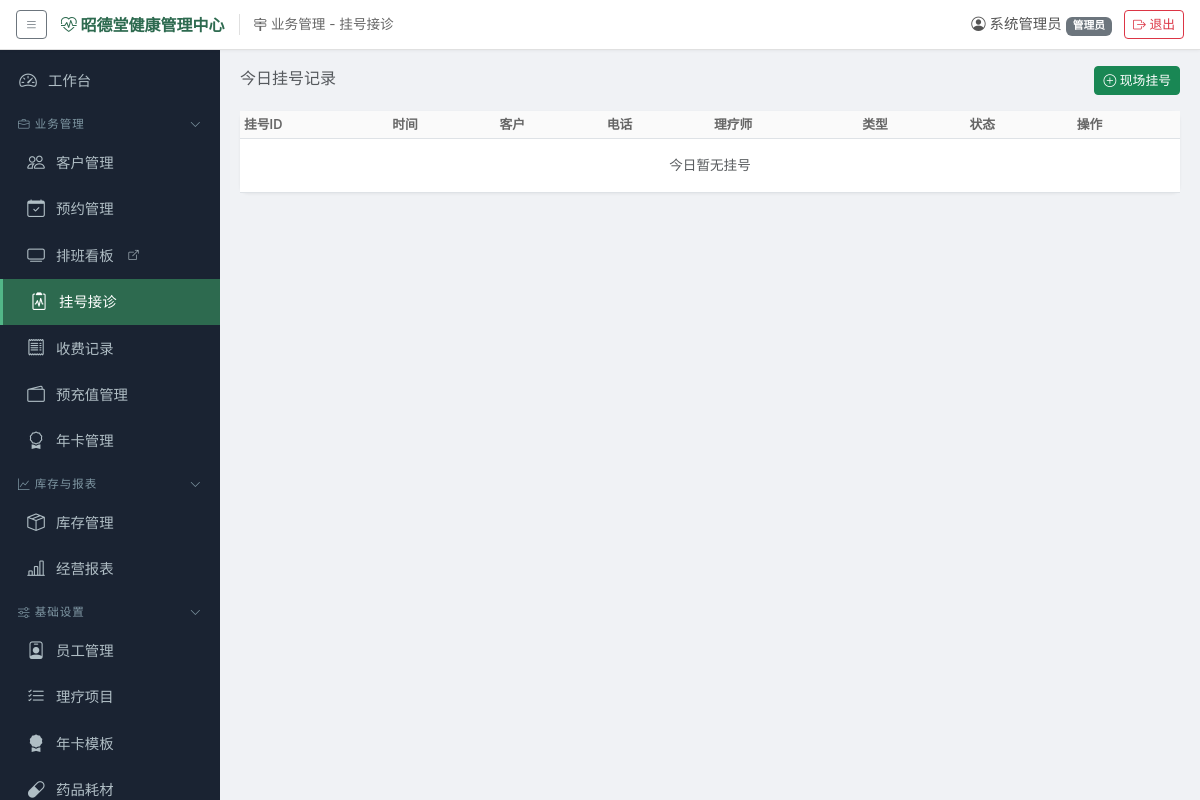
/registrations (signed in), run on the app's committed database.
### models.py (models this page shows, shortened)
class SystemConfig(db.Model):
    __tablename__ = 'system_configs'
    id = db.Column(db.Integer, primary_key=True)
    key = db.Column(db.String(100), unique=True, nullable=False)
    value = db.Column(db.String(500))
    description = db.Column(db.String(200))

class User(UserMixin, db.Model):
    __tablename__ = 'users'
    id = db.Column(db.Integer, primary_key=True)
    username = db.Column(db.String(50), unique=True, nullable=False)
    password_hash = db.Column(db.String(256), nullable=False)
    display_name = db.Column(db.String(50), nullable=False)
    role = db.Column(db.String(20), nullable=False, default='前台')  # 管理员/前台/理疗师/库管
    is_active_user = db.Column(db.Boolean, default=True)
    created_at = db.Column(db.DateTime, default=datetime.now)

### app.py (the view)
@app.route('/registrations')
@login_required
def registrations():
    today = date.today()
    regs = Registration.query.filter(db.func.date(Registration.reg_time) == today).order_by(
        Registration.reg_time.desc()).all()
    employees = Employee.query.filter_by(is_active=True, role='理疗师').all()
    custs = Customer.query.filter_by(is_deleted=False).order_by(Customer.name).all()
    return render_template('registrations.html', registrations=regs, employees=employees, customers=custs)

### app.py (called while the page is built)
@login_manager.user_loader
def load_user(user_id):
    return db.session.get(User, int(user_id))

def _generate_csrf_token():
    if '_csrf_token' not in session:
        session['_csrf_token'] = secrets.token_hex(16)
    return session['_csrf_token']

### templates/registrations.html (shortened to what this page needs)
{% extends "base.html" %}
{% block content %}
<div class="d-flex justify-content-between mb-3">
    <span class="text-muted">今日挂号记录</span>
    <button class="btn btn-sm btn-success" data-bs-toggle="modal" data-bs-target="#addModal"><i class="bi bi-plus-circle"></i> 现场挂号</button>
</div>
<div class="card"><div class="card-body p-0">
<div class="table-responsive"><table class="table table-hover table-sm mb-0">
    <thead><tr><th>挂号ID</th><th>时间</th><th>客户</th><th>电话</th><th>理疗师</th><th>类型</th><th>状态</th><th>操作</th></tr></thead>
    <tbody>
    {% if not registrations %}<tr><td colspan="8" class="text-center text-muted py-3">今日暂无挂号</td></tr>{% endif %}
    </tbody>
</table></div></div></div>
{% endblock %}

### templates/base.html (shortened to what this page needs)
<!DOCTYPE html>
<html lang="zh-CN">
<head>
    <link href="{{ url_for('static', filename='vendor/bootstrap.min.css') }}" rel="stylesheet">
    <link href="{{ url_for('static', filename='vendor/bootstrap-icons.min.css') }}" rel="stylesheet">
    <link href="{{ url_for('static', filename='css/style.css') }}" rel="stylesheet">
</head>
<body>
{% if current_user.is_authenticated %}
<header class="global-topbar">
    <div class="topbar-left">
        <button class="btn btn-sm btn-outline-secondary" id="sidebarToggle" title="展开/收起导航">
            <i class="bi bi-list"></i>
        </button>
        <span class="site-title" title="可在 系统管理→系统配置 中修改系统名称">
            <i class="bi bi-heart-pulse"></i> {{ site_title }}
        </span>
        <span class="nav-path" id="navPath"> {% block page_title %}{% endblock %}</span>
    </div>
    <div class="topbar-right">
        <span class="user-info"><i class="bi bi-person-circle"></i> {{ current_user.display_name }}
            <small class="badge bg-secondary">{{ current_user.role }}</small></span>
        <a href="{{ url_for('logout') }}" class="btn btn-sm btn-outline-danger"><i class="bi bi-box-arrow-right"></i> 退出</a>
    </div>
</header>
<div class="d-flex" id="wrapper">
    <div class="sidebar" id="sidebar">
        <nav class="sidebar-nav">
            <a href="{{ url_for('dashboard') }}" class="nav-link {% if request.endpoint == 'dashboard' %}active{% endif %}">
                <i class="bi bi-speedometer2"></i> 工作台
            </a>
            <div class="nav-group" data-group="biz">
                <div class="nav-group-header"><span><i class="bi bi-briefcase"></i> 业务管理</span><i class="bi bi-chevron-down group-arrow"></i></div>
                <div class="nav-group-body">
                    <a href="{{ url_for('customers') }}" class="nav-link {% if request.endpoint and 'customer' in request.endpoint %}active{% endif %}">
                        <i class="bi bi-people"></i> 客户管理
                    </a>
                    <a href="{{ url_for('appointments') }}" class="nav-link {% if request.endpoint and 'appointment' in request.endpoint %}active{% endif %}">
                        <i class="bi bi-calendar-check"></i> 预约管理
                    </a>
                    {% if board_token %}
                    <a href="{{ url_for('board_schedule', token=board_token) }}" target="_blank" class="nav-link" title="在新窗口打开排班看板（可投屏展示）">
                        <i class="bi bi-tv"></i> 排班看板 <i class="bi bi-box-arrow-up-right" style="font-size:0.7em"></i>
                    </a>
                    {% endif %}
                    <a href="{{ url_for('registrations') }}" class="nav-link {% if request.endpoint and ('registration' in request.endpoint or 'medical' in request.endpoint or 'charge_register' in request.endpoint) %}active{% endif %}">
                        <i class="bi bi-clipboard2-pulse"></i> 挂号接诊
                    </a>
                    <a href="{{ url_for('charges') }}" class="nav-link {% if request.endpoint and 'charges' in request.endpoint %}active{% endif %}">
                        <i class="bi bi-receipt"></i> 收费记录
                    </a>
                    <a href="{{ url_for('prepaid') }}" class="nav-link {% if request.endpoint and 'prepaid' in request.endpoint %}active{% endif %}">
                        <i class="bi bi-wallet2"></i> 预充值管理
                    </a>
                    <a href="{{ url_for('annual_cards') }}" class="nav-link {% if request.endpoint and 'annual_card' in request.endpoint %}active{% endif %}">
                        <i class="bi bi-award"></i> 年卡管理
                    </a>
                </div>
            </div>
            <div class="nav-group" data-group="stock">
                <div class="nav-group-header"><span><i class="bi bi-graph-up"></i> 库存与报表</span><i class="bi bi-chevron-down group-arrow"></i></div>
                <div class="nav-group-body">
                    <a href="{{ url_for('inventory') }}" class="nav-link {% if request.endpoint and 'inventory' in request.endpoint %}active{% endif %}">
                        <i class="bi bi-box-seam"></i> 库存管理
                    </a>
                    <a href="{{ url_for('reports') }}" class="nav-link {% if request.endpoint and 'report' in request.endpoint %}active{% endif %}">
                        <i class="bi bi-bar-chart-line"></i> 经营报表
                    </a>
                </div>
            </div>
            {% if current_user.role == '管理员' or current_user.role == '库管' %}
            <div class="nav-group" data-group="settings">
                <div class="nav-group-header"><span><i class="bi bi-sliders"></i> 基础设置</span><i class="bi bi-chevron-down group-arrow"></i></div>
                <div class="nav-group-body">
                    {% if current_user.role == '管理员' %}
                    <a href="{{ url_for('settings_employees') }}" class="nav-link {% if request.endpoint and 'settings_employees' in request.endpoint %}active{% endif %}">
                        <i class="bi bi-person-badge"></i> 员工管理
                    </a>
                    <a href="{{ url_for('settings_items') }}" class="nav-link {% if request.endpoint and 'settings_items' in request.endpoint %}active{% endif %}">
                        <i class="bi bi-list-check"></i> 理疗项目
                    </a>
                    <a href="{{ url_for('settings_annual_card_templates') }}" class="nav-link {% if request.endpoint and 'annual_card_template' in request.endpoint %}active{% endif %}">
                        <i class="bi bi-award-fill"></i> 年卡模板
                    </a>
                    {% endif %}
                    {% if current_user.role in ['管理员', '库管'] %}
                    <a href="{{ url_for('settings_medicines') }}" class="nav-link {% if request.endpoint and 'settings_medicines' in request.endpoint %}active{% endif %}">
                        <i class="bi bi-capsule"></i> 药品耗材
                    </a>
                    {% endif %}
                </div>
            </div>
            {% endif %}
        </nav>
    </div>
    <div class="main-content">
        <div class="content-area">
            {% block content %}{% endblock %}
        </div>
    </div>
</div>
{% else %}
{% block auth_content %}{% endblock %}
{% endif %}
</body>
</html>

### static/css/style.css (style rules this page uses)
:root { --sidebar-width: 220px; --sidebar-bg: #1a2332; --sidebar-active: #2d6a4f; --topbar-height: 50px; }
* { box-sizing: border-box; }
body { font-family: -apple-system, BlinkMacSystemFont, "Segoe UI", "PingFang SC", "Hiragino Sans GB", "Microsoft YaHei", sans-serif; background: #f0f2f5; margin: 0; overflow-x: hidden; }
.global-topbar { height: var(--topbar-height); background: #fff; border-bottom: 1px solid #e0e0e0; display: flex; align-items: center; justify-content: space-between; padding: 0 16px; position: fixed; top: 0; left: 0; right: 0; z-index: 200; box-shadow: 0 1px 3px rgba(0,0,0,0.05); }
.topbar-left { display: flex; align-items: center; gap: 14px; min-width: 0; }
.topbar-left .site-title { font-weight: 700; font-size: 1rem; color: #2d6a4f; white-space: nowrap; max-width: 320px; overflow: hidden; text-overflow: ellipsis; }
.topbar-left .nav-path { color: #666; font-size: 0.85rem; border-left: 1px solid #e0e0e0; padding-left: 14px; white-space: nowrap; overflow: hidden; text-overflow: ellipsis; }
.topbar-right { display: flex; align-items: center; gap: 12px; flex-shrink: 0; }
.topbar-right .user-info { color: #555; font-size: 0.9rem; white-space: nowrap; }
.sidebar { width: var(--sidebar-width); background: var(--sidebar-bg); color: #ccc; position: fixed; left: 0; top: var(--topbar-height); bottom: 0; z-index: 100; transition: width 0.3s; overflow-y: auto; overflow-x: hidden; }
.sidebar-nav { padding: 8px 0 20px; }
.sidebar-nav .nav-link { display: flex; align-items: center; gap: 10px; padding: 10px 18px; color: #b0bec5; text-decoration: none; font-size: 0.9rem; transition: all 0.2s; white-space: nowrap; }
.sidebar-nav .nav-link.active { background: var(--sidebar-active); color: #fff; border-left: 3px solid #52b788; }
.sidebar-nav .nav-link i { font-size: 1.1rem; width: 20px; text-align: center; }
.nav-group-header { display: flex; align-items: center; justify-content: space-between; padding: 12px 18px 6px; font-size: 0.72rem; text-transform: uppercase; letter-spacing: 1px; color: #7f97a3; cursor: pointer; user-select: none; }
.nav-group-header .group-arrow { font-size: 0.7rem; transition: transform 0.2s; }
.nav-group-body .nav-link { padding-left: 26px; }
.main-content { margin-left: var(--sidebar-width); padding-top: var(--topbar-height); min-height: 100vh; width: calc(100% - var(--sidebar-width)); transition: margin-left 0.3s, width 0.3s; }
.content-area { padding: 16px 20px; width: 100%; }
.content-area .card { width: 100%; }
.content-area .table { width: 100%; margin-bottom: 0.5rem; }
.content-area .table-responsive { max-height: calc(100vh - 220px); overflow: auto; }
.card { border: none; border-radius: 8px; box-shadow: 0 1px 3px rgba(0,0,0,0.06); }
.table th { font-weight: 600; font-size: 0.8rem; color: #666; background: #fafafa; border-bottom-width: 1px; }
.table td { font-size: 0.85rem; vertical-align: middle; }
.btn-sm { font-size: 0.8rem; }

### data on the page
SystemConfig: value "昭德堂健康管理中心"
User: display_name "系统管理员", role "管理员"
